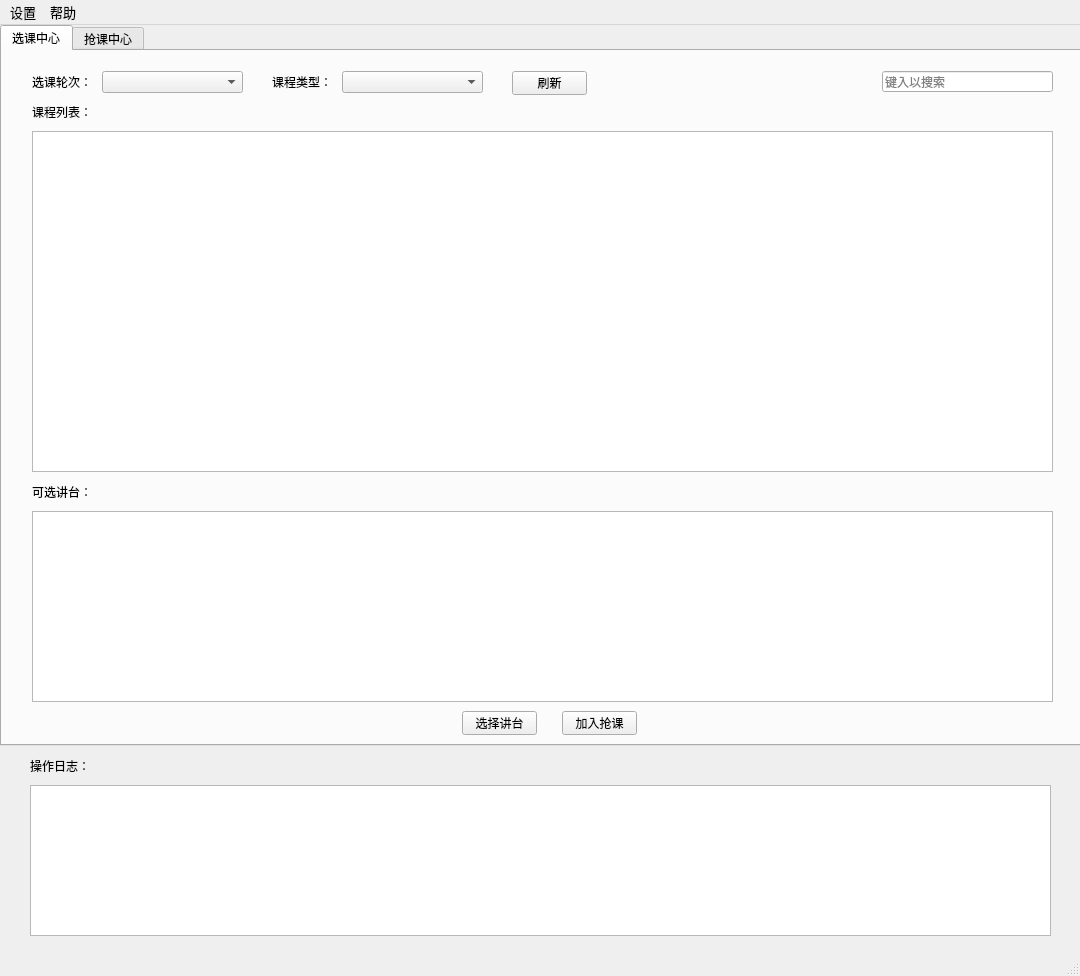
<?xml version="1.0" encoding="UTF-8"?>
<ui version="4.0">
 <class>mainWindow</class>
 <widget class="QMainWindow" name="mainWindow">
  <property name="geometry">
   <rect>
    <x>0</x>
    <y>0</y>
    <width>1080</width>
    <height>976</height>
   </rect>
  </property>
  <property name="minimumSize">
   <size>
    <width>1080</width>
    <height>760</height>
   </size>
  </property>
  <property name="maximumSize">
   <size>
    <width>1080</width>
    <height>976</height>
   </size>
  </property>
  <property name="windowTitle">
   <string>选课助手</string>
  </property>
  <widget class="QWidget" name="centralwidget">
   <widget class="QTabWidget" name="tabWidget">
    <property name="geometry">
     <rect>
      <x>0</x>
      <y>0</y>
      <width>1081</width>
      <height>721</height>
     </rect>
    </property>
    <property name="minimumSize">
     <size>
      <width>1081</width>
      <height>721</height>
     </size>
    </property>
    <property name="maximumSize">
     <size>
      <width>1081</width>
      <height>721</height>
     </size>
    </property>
    <property name="currentIndex">
     <number>0</number>
    </property>
    <widget class="QWidget" name="manualSelector">
     <attribute name="title">
      <string>选课中心</string>
     </attribute>
     <widget class="QComboBox" name="typeComboBox">
      <property name="geometry">
       <rect>
        <x>340</x>
        <y>20</y>
        <width>141</width>
        <height>22</height>
       </rect>
      </property>
     </widget>
     <widget class="QLabel" name="label">
      <property name="geometry">
       <rect>
        <x>270</x>
        <y>20</y>
        <width>71</width>
        <height>21</height>
       </rect>
      </property>
      <property name="text">
       <string>课程类型：</string>
      </property>
     </widget>
     <widget class="QPushButton" name="refresh">
      <property name="geometry">
       <rect>
        <x>510</x>
        <y>20</y>
        <width>75</width>
        <height>24</height>
       </rect>
      </property>
      <property name="text">
       <string>刷新</string>
      </property>
     </widget>
     <widget class="QLineEdit" name="searchEdit">
      <property name="geometry">
       <rect>
        <x>880</x>
        <y>20</y>
        <width>171</width>
        <height>21</height>
       </rect>
      </property>
      <property name="placeholderText">
       <string>键入以搜索</string>
      </property>
     </widget>
     <widget class="QLabel" name="label_3">
      <property name="geometry">
       <rect>
        <x>30</x>
        <y>50</y>
        <width>71</width>
        <height>21</height>
       </rect>
      </property>
      <property name="text">
       <string>课程列表：</string>
      </property>
     </widget>
     <widget class="QLabel" name="label_4">
      <property name="geometry">
       <rect>
        <x>30</x>
        <y>430</y>
        <width>71</width>
        <height>21</height>
       </rect>
      </property>
      <property name="text">
       <string>可选讲台：</string>
      </property>
     </widget>
     <widget class="QPushButton" name="chooseClass">
      <property name="geometry">
       <rect>
        <x>460</x>
        <y>660</y>
        <width>75</width>
        <height>24</height>
       </rect>
      </property>
      <property name="text">
       <string>选择讲台</string>
      </property>
     </widget>
     <widget class="QPushButton" name="addAuto">
      <property name="geometry">
       <rect>
        <x>560</x>
        <y>660</y>
        <width>75</width>
        <height>24</height>
       </rect>
      </property>
      <property name="text">
       <string>加入抢课</string>
      </property>
     </widget>
     <widget class="QComboBox" name="epochComboBox">
      <property name="geometry">
       <rect>
        <x>100</x>
        <y>20</y>
        <width>141</width>
        <height>22</height>
       </rect>
      </property>
     </widget>
     <widget class="QLabel" name="label_12">
      <property name="geometry">
       <rect>
        <x>30</x>
        <y>20</y>
        <width>71</width>
        <height>21</height>
       </rect>
      </property>
      <property name="text">
       <string>选课轮次：</string>
      </property>
     </widget>
     <widget class="QTableView" name="courseTable">
      <property name="geometry">
       <rect>
        <x>30</x>
        <y>80</y>
        <width>1021</width>
        <height>341</height>
       </rect>
      </property>
      <property name="editTriggers">
       <set>QAbstractItemView::NoEditTriggers</set>
      </property>
      <property name="alternatingRowColors">
       <bool>true</bool>
      </property>
      <property name="selectionMode">
       <enum>QAbstractItemView::SingleSelection</enum>
      </property>
      <property name="selectionBehavior">
       <enum>QAbstractItemView::SelectRows</enum>
      </property>
      <property name="sortingEnabled">
       <bool>true</bool>
      </property>
      <property name="wordWrap">
       <bool>false</bool>
      </property>
      <attribute name="horizontalHeaderMinimumSectionSize">
       <number>0</number>
      </attribute>
      <attribute name="horizontalHeaderShowSortIndicator" stdset="0">
       <bool>true</bool>
      </attribute>
      <attribute name="horizontalHeaderStretchLastSection">
       <bool>true</bool>
      </attribute>
      <attribute name="verticalHeaderMinimumSectionSize">
       <number>0</number>
      </attribute>
      <attribute name="verticalHeaderDefaultSectionSize">
       <number>20</number>
      </attribute>
     </widget>
     <widget class="QTableView" name="classTable">
      <property name="geometry">
       <rect>
        <x>30</x>
        <y>460</y>
        <width>1021</width>
        <height>191</height>
       </rect>
      </property>
      <property name="editTriggers">
       <set>QAbstractItemView::NoEditTriggers</set>
      </property>
      <property name="alternatingRowColors">
       <bool>true</bool>
      </property>
      <property name="selectionMode">
       <enum>QAbstractItemView::SingleSelection</enum>
      </property>
      <property name="selectionBehavior">
       <enum>QAbstractItemView::SelectRows</enum>
      </property>
      <property name="wordWrap">
       <bool>false</bool>
      </property>
      <attribute name="horizontalHeaderMinimumSectionSize">
       <number>0</number>
      </attribute>
      <attribute name="horizontalHeaderStretchLastSection">
       <bool>true</bool>
      </attribute>
      <attribute name="verticalHeaderVisible">
       <bool>true</bool>
      </attribute>
      <attribute name="verticalHeaderMinimumSectionSize">
       <number>0</number>
      </attribute>
      <attribute name="verticalHeaderDefaultSectionSize">
       <number>20</number>
      </attribute>
     </widget>
    </widget>
    <widget class="QWidget" name="autoSelector">
     <attribute name="title">
      <string>抢课中心</string>
     </attribute>
     <widget class="QLabel" name="label_6">
      <property name="geometry">
       <rect>
        <x>30</x>
        <y>20</y>
        <width>111</width>
        <height>21</height>
       </rect>
      </property>
      <property name="text">
       <string>循环抢课课程列表：</string>
      </property>
     </widget>
     <widget class="QPushButton" name="delAutoCourse">
      <property name="geometry">
       <rect>
        <x>220</x>
        <y>460</y>
        <width>111</width>
        <height>24</height>
       </rect>
      </property>
      <property name="text">
       <string>删除选中的课程</string>
      </property>
     </widget>
     <widget class="QPushButton" name="autoCourseSwitch">
      <property name="geometry">
       <rect>
        <x>350</x>
        <y>460</y>
        <width>111</width>
        <height>24</height>
       </rect>
      </property>
      <property name="text">
       <string>开始循环抢课</string>
      </property>
     </widget>
     <widget class="QPushButton" name="saveCourseList">
      <property name="geometry">
       <rect>
        <x>480</x>
        <y>460</y>
        <width>111</width>
        <height>24</height>
       </rect>
      </property>
      <property name="text">
       <string>保存课程列表</string>
      </property>
     </widget>
     <widget class="QPushButton" name="clearCourseList">
      <property name="geometry">
       <rect>
        <x>610</x>
        <y>460</y>
        <width>111</width>
        <height>24</height>
       </rect>
      </property>
      <property name="text">
       <string>清空课程列表</string>
      </property>
     </widget>
     <widget class="QPushButton" name="loadCourseList">
      <property name="geometry">
       <rect>
        <x>740</x>
        <y>460</y>
        <width>111</width>
        <height>24</height>
       </rect>
      </property>
      <property name="text">
       <string>读取课程列表</string>
      </property>
     </widget>
     <widget class="QTableView" name="autoCourseTable">
      <property name="geometry">
       <rect>
        <x>30</x>
        <y>50</y>
        <width>1021</width>
        <height>391</height>
       </rect>
      </property>
      <property name="editTriggers">
       <set>QAbstractItemView::NoEditTriggers</set>
      </property>
      <property name="alternatingRowColors">
       <bool>true</bool>
      </property>
      <property name="selectionBehavior">
       <enum>QAbstractItemView::SelectRows</enum>
      </property>
      <property name="wordWrap">
       <bool>false</bool>
      </property>
      <attribute name="horizontalHeaderMinimumSectionSize">
       <number>0</number>
      </attribute>
      <attribute name="horizontalHeaderStretchLastSection">
       <bool>true</bool>
      </attribute>
      <attribute name="verticalHeaderVisible">
       <bool>true</bool>
      </attribute>
      <attribute name="verticalHeaderMinimumSectionSize">
       <number>0</number>
      </attribute>
      <attribute name="verticalHeaderDefaultSectionSize">
       <number>20</number>
      </attribute>
     </widget>
    </widget>
   </widget>
   <widget class="QLabel" name="label_5">
    <property name="geometry">
     <rect>
      <x>30</x>
      <y>730</y>
      <width>71</width>
      <height>21</height>
     </rect>
    </property>
    <property name="text">
     <string>操作日志：</string>
    </property>
   </widget>
   <widget class="QPlainTextEdit" name="cmdOutput">
    <property name="geometry">
     <rect>
      <x>30</x>
      <y>760</y>
      <width>1021</width>
      <height>151</height>
     </rect>
    </property>
    <property name="readOnly">
     <bool>true</bool>
    </property>
    <property name="textInteractionFlags">
     <set>Qt::LinksAccessibleByKeyboard|Qt::LinksAccessibleByMouse|Qt::TextBrowserInteraction|Qt::TextSelectableByKeyboard|Qt::TextSelectableByMouse</set>
    </property>
   </widget>
  </widget>
  <widget class="QMenuBar" name="menubar">
   <property name="geometry">
    <rect>
     <x>0</x>
     <y>0</y>
     <width>1080</width>
     <height>23</height>
    </rect>
   </property>
   <property name="font">
    <font>
     <pointsize>10</pointsize>
    </font>
   </property>
   <widget class="QMenu" name="menu">
    <property name="title">
     <string>设置</string>
    </property>
    <addaction name="preference"/>
   </widget>
   <widget class="QMenu" name="menu_2">
    <property name="title">
     <string>帮助</string>
    </property>
    <addaction name="help"/>
    <addaction name="about"/>
    <addaction name="feedback"/>
   </widget>
   <addaction name="menu"/>
   <addaction name="menu_2"/>
  </widget>
  <widget class="QStatusBar" name="statusbar"/>
  <action name="preference">
   <property name="text">
    <string>首选项</string>
   </property>
  </action>
  <action name="help">
   <property name="text">
    <string>使用帮助</string>
   </property>
  </action>
  <action name="about">
   <property name="text">
    <string>关于软件</string>
   </property>
  </action>
  <action name="feedback">
   <property name="text">
    <string>问题反馈</string>
   </property>
  </action>
 </widget>
 <tabstops>
  <tabstop>tabWidget</tabstop>
  <tabstop>typeComboBox</tabstop>
  <tabstop>refresh</tabstop>
  <tabstop>cmdOutput</tabstop>
 </tabstops>
 <resources/>
 <connections/>
</ui>
